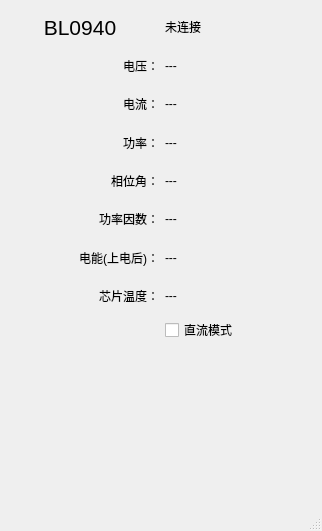
<?xml version="1.0" encoding="UTF-8"?>
<ui version="4.0">
 <class>MainWindow</class>
 <widget class="QMainWindow" name="MainWindow">
  <property name="windowModality">
   <enum>Qt::NonModal</enum>
  </property>
  <property name="geometry">
   <rect>
    <x>0</x>
    <y>0</y>
    <width>322</width>
    <height>531</height>
   </rect>
  </property>
  <property name="windowTitle">
   <string>MainWindow</string>
  </property>
  <widget class="QWidget" name="centralwidget">
   <widget class="QWidget" name="">
    <property name="geometry">
     <rect>
      <x>1</x>
      <y>11</y>
      <width>321</width>
      <height>331</height>
     </rect>
    </property>
    <layout class="QGridLayout" name="gridLayout">
     <item row="0" column="0">
      <widget class="QLabel" name="label_8">
       <property name="font">
        <font>
         <pointsize>16</pointsize>
        </font>
       </property>
       <property name="text">
        <string>BL0940</string>
       </property>
       <property name="alignment">
        <set>Qt::AlignCenter</set>
       </property>
      </widget>
     </item>
     <item row="0" column="1">
      <widget class="QLabel" name="labelConnection">
       <property name="text">
        <string>未连接</string>
       </property>
      </widget>
     </item>
     <item row="1" column="0">
      <widget class="QLabel" name="label">
       <property name="layoutDirection">
        <enum>Qt::LeftToRight</enum>
       </property>
       <property name="text">
        <string>电压：</string>
       </property>
       <property name="alignment">
        <set>Qt::AlignRight|Qt::AlignTrailing|Qt::AlignVCenter</set>
       </property>
      </widget>
     </item>
     <item row="1" column="1">
      <widget class="QLabel" name="labelVoltage">
       <property name="text">
        <string>---</string>
       </property>
      </widget>
     </item>
     <item row="2" column="0">
      <widget class="QLabel" name="label_2">
       <property name="text">
        <string>电流：</string>
       </property>
       <property name="alignment">
        <set>Qt::AlignRight|Qt::AlignTrailing|Qt::AlignVCenter</set>
       </property>
      </widget>
     </item>
     <item row="2" column="1">
      <widget class="QLabel" name="labelCurrent">
       <property name="text">
        <string>---</string>
       </property>
      </widget>
     </item>
     <item row="3" column="0">
      <widget class="QLabel" name="label_5">
       <property name="text">
        <string>功率：</string>
       </property>
       <property name="alignment">
        <set>Qt::AlignRight|Qt::AlignTrailing|Qt::AlignVCenter</set>
       </property>
      </widget>
     </item>
     <item row="3" column="1">
      <widget class="QLabel" name="labelPower">
       <property name="text">
        <string>---</string>
       </property>
      </widget>
     </item>
     <item row="4" column="0">
      <widget class="QLabel" name="label_3">
       <property name="text">
        <string>相位角：</string>
       </property>
       <property name="alignment">
        <set>Qt::AlignRight|Qt::AlignTrailing|Qt::AlignVCenter</set>
       </property>
      </widget>
     </item>
     <item row="4" column="1">
      <widget class="QLabel" name="labelPhaseAngle">
       <property name="text">
        <string>---</string>
       </property>
      </widget>
     </item>
     <item row="5" column="0">
      <widget class="QLabel" name="label_4">
       <property name="text">
        <string>功率因数：</string>
       </property>
       <property name="alignment">
        <set>Qt::AlignRight|Qt::AlignTrailing|Qt::AlignVCenter</set>
       </property>
      </widget>
     </item>
     <item row="5" column="1">
      <widget class="QLabel" name="labelPowerFactor">
       <property name="text">
        <string>---</string>
       </property>
      </widget>
     </item>
     <item row="6" column="0">
      <widget class="QLabel" name="label_6">
       <property name="text">
        <string>电能(上电后)：</string>
       </property>
       <property name="alignment">
        <set>Qt::AlignRight|Qt::AlignTrailing|Qt::AlignVCenter</set>
       </property>
      </widget>
     </item>
     <item row="6" column="1">
      <widget class="QLabel" name="labelEnergy">
       <property name="text">
        <string>---</string>
       </property>
      </widget>
     </item>
     <item row="7" column="0">
      <widget class="QLabel" name="label_7">
       <property name="text">
        <string>芯片温度：</string>
       </property>
       <property name="alignment">
        <set>Qt::AlignRight|Qt::AlignTrailing|Qt::AlignVCenter</set>
       </property>
      </widget>
     </item>
     <item row="7" column="1">
      <widget class="QLabel" name="labelTempInternal">
       <property name="text">
        <string>---</string>
       </property>
      </widget>
     </item>
     <item row="8" column="1">
      <widget class="QCheckBox" name="checkDC">
       <property name="text">
        <string>直流模式</string>
       </property>
      </widget>
     </item>
    </layout>
   </widget>
  </widget>
  <widget class="QStatusBar" name="statusbar"/>
 </widget>
 <resources/>
 <connections/>
</ui>
